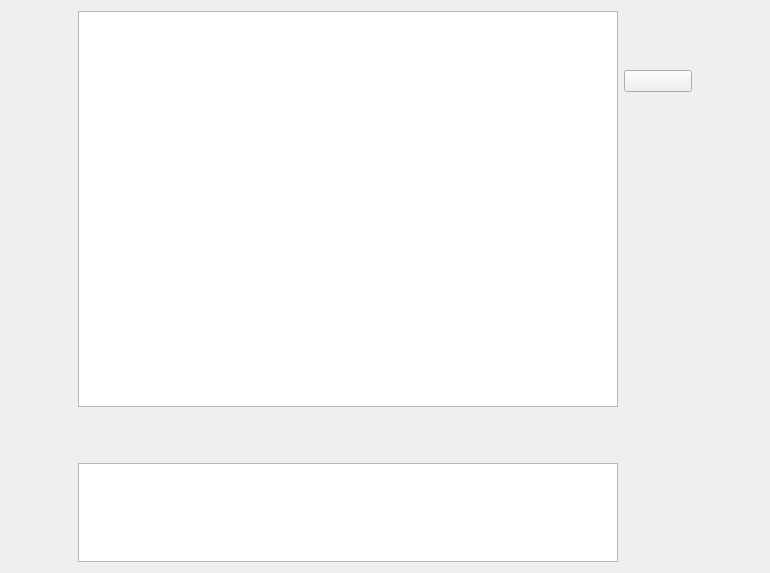
<?xml version="1.0" encoding="UTF-8"?>
<ui version="4.0">
 <class>chatRoomWidget</class>
 <widget class="QWidget" name="chatRoomWidget">
  <property name="geometry">
   <rect>
    <x>0</x>
    <y>0</y>
    <width>770</width>
    <height>573</height>
   </rect>
  </property>
  <property name="windowTitle">
   <string>Form</string>
  </property>
  <layout class="QHBoxLayout" name="horizontalLayout_2">
   <item>
    <layout class="QHBoxLayout" name="horizontalLayout" stretch="1,8,1,1">
     <item>
      <spacer name="horizontalSpacer">
       <property name="orientation">
        <enum>Qt::Horizontal</enum>
       </property>
       <property name="sizeHint" stdset="0">
        <size>
         <width>40</width>
         <height>20</height>
        </size>
       </property>
      </spacer>
     </item>
     <item>
      <layout class="QVBoxLayout" name="verticalLayout" stretch="8,1,2">
       <item>
        <widget class="QTextEdit" name="textEdit_msg"/>
       </item>
       <item>
        <spacer name="verticalSpacer">
         <property name="orientation">
          <enum>Qt::Vertical</enum>
         </property>
         <property name="sizeHint" stdset="0">
          <size>
           <width>20</width>
           <height>40</height>
          </size>
         </property>
        </spacer>
       </item>
       <item>
        <widget class="QTextEdit" name="textEdit_content"/>
       </item>
      </layout>
     </item>
     <item>
      <layout class="QVBoxLayout" name="verticalLayout_2" stretch="1,1,8">
       <item>
        <spacer name="verticalSpacer_2">
         <property name="orientation">
          <enum>Qt::Vertical</enum>
         </property>
         <property name="sizeHint" stdset="0">
          <size>
           <width>20</width>
           <height>40</height>
          </size>
         </property>
        </spacer>
       </item>
       <item>
        <widget class="QPushButton" name="pushButton_help">
         <property name="text">
          <string/>
         </property>
        </widget>
       </item>
       <item>
        <spacer name="verticalSpacer_3">
         <property name="orientation">
          <enum>Qt::Vertical</enum>
         </property>
         <property name="sizeHint" stdset="0">
          <size>
           <width>20</width>
           <height>40</height>
          </size>
         </property>
        </spacer>
       </item>
      </layout>
     </item>
     <item>
      <spacer name="horizontalSpacer_2">
       <property name="orientation">
        <enum>Qt::Horizontal</enum>
       </property>
       <property name="sizeHint" stdset="0">
        <size>
         <width>40</width>
         <height>20</height>
        </size>
       </property>
      </spacer>
     </item>
    </layout>
   </item>
  </layout>
 </widget>
 <resources/>
 <connections/>
</ui>
